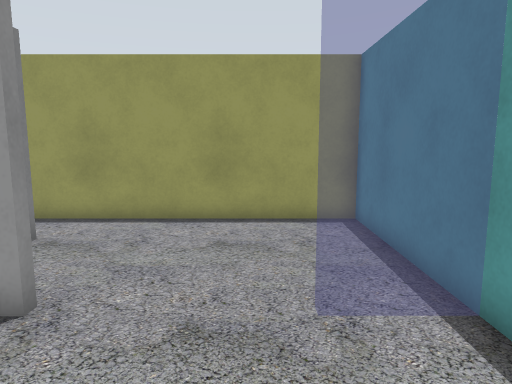
view 1 (above)

17 first-person views from a walk through a robot-simulator world made for Gazebo. The camera is 1.2 m above the floor, tilts 8° down and sees 70° across. The floor is counted in squares, 0.5 m on a side. Each view is taken from the middle of a square. On the plan, view 1 faces up. The plan holds only what a view shows up to about 20 squares ahead; the rest is blank. The place goes on beyond the plan.

view 2
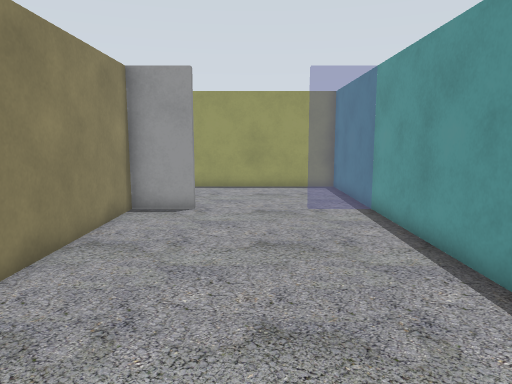

view 3
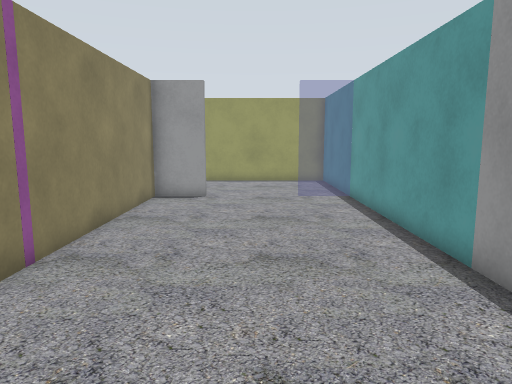

view 4
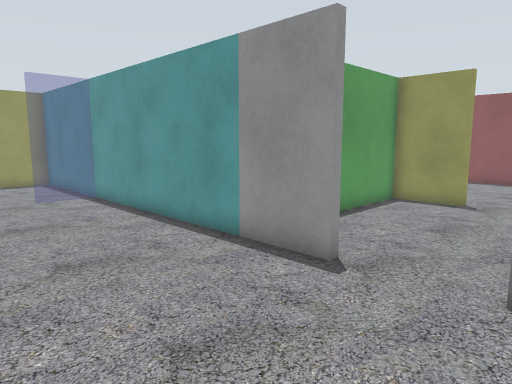

view 5
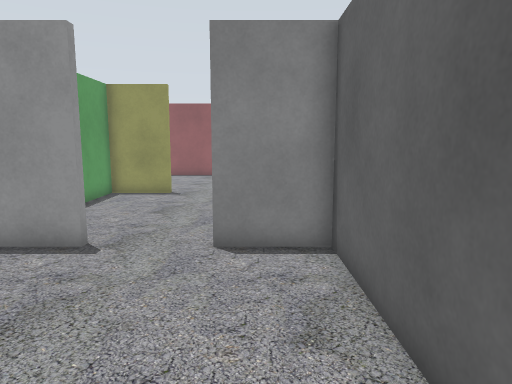

view 6
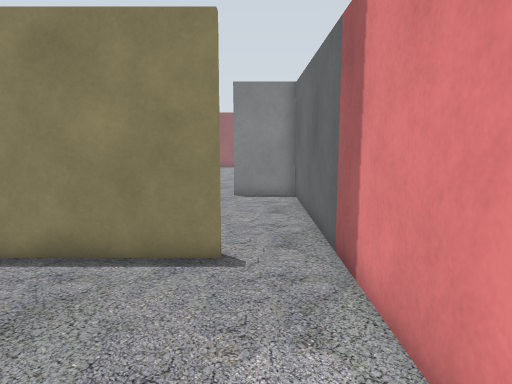

view 7
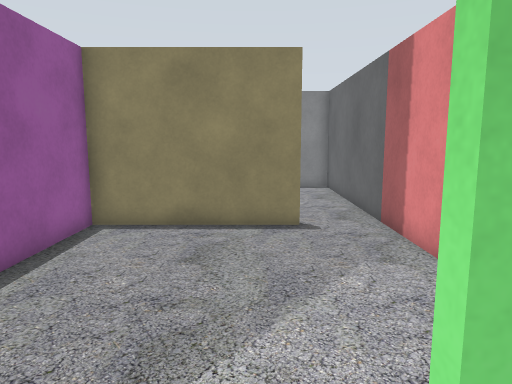

view 8
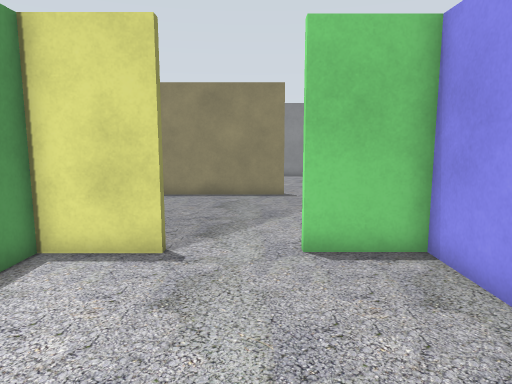

view 9
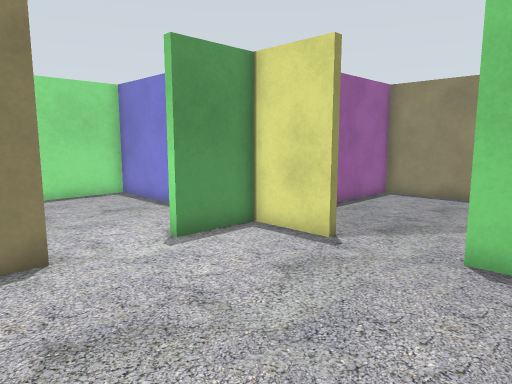

view 10
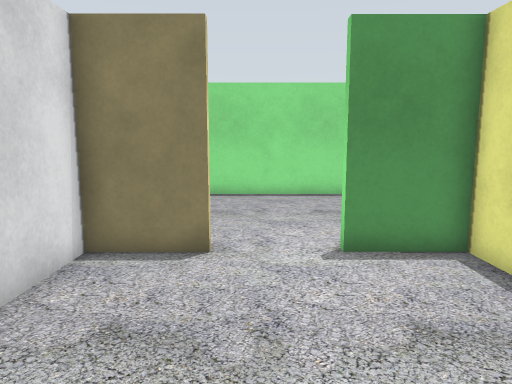

view 11
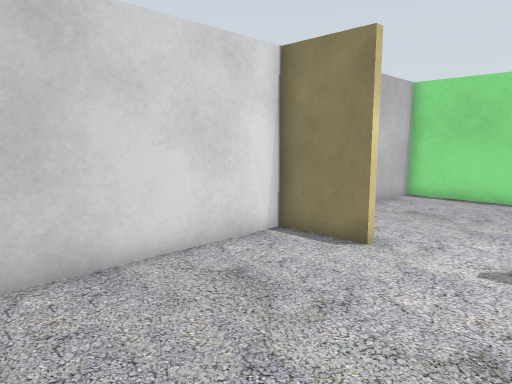

view 12
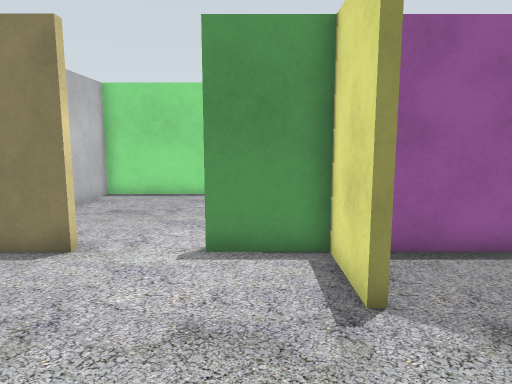

view 13
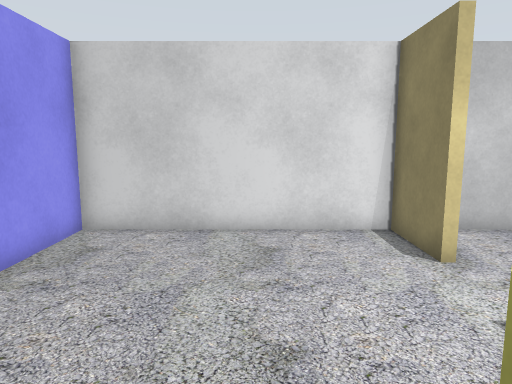

view 14
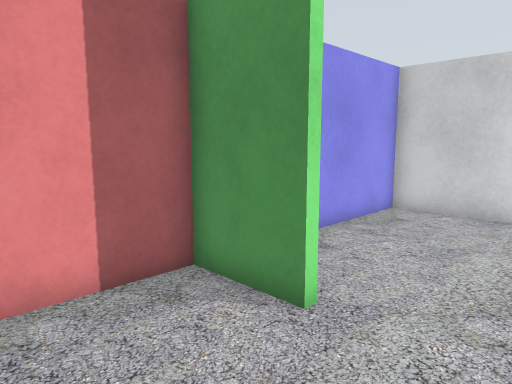

view 15
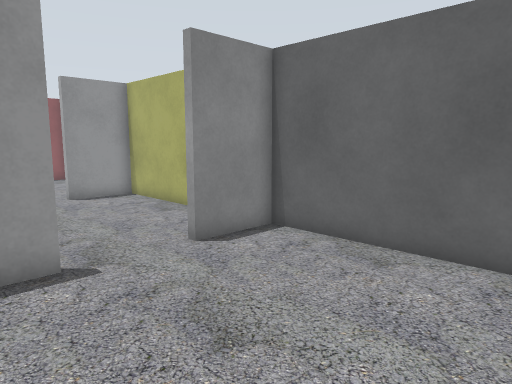

view 16
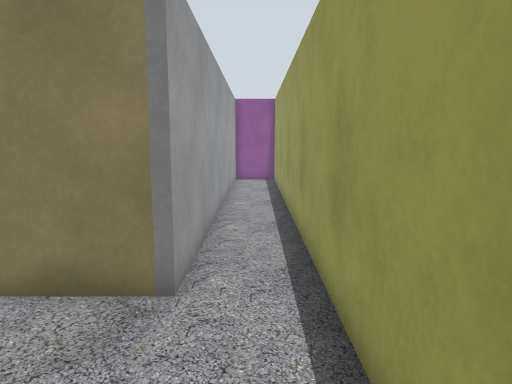

view 17
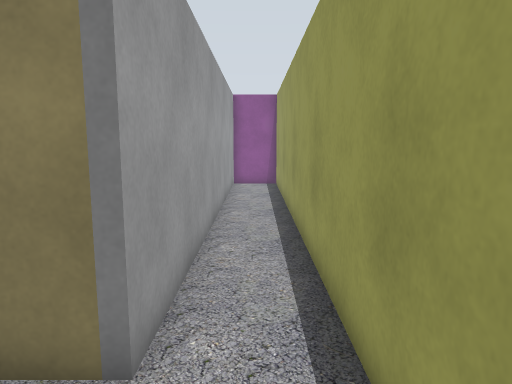

### Floor plan
Ten units are one square. View 1 is at (0, 0); x grows to the right and y downward. Boxes are objects, and circles mark ways between rooms. Rooms are numbered by the first view taken in them; rooms with no view inside come last. Other rooms are left out.
<svg viewBox="-232 -116 268 248">
<path fill="none" stroke="#000" d="M31 70 31 -49M-31 -48 -54 -48 -54 50M-46 127 31 127 31 100M-140 100 -140 127 -46 127M-140 70 -144 70M-57 104 -57 43 -131 43M-200 43 -227 43 -227 127 -144 127 -144 100M-144 70 -144 43 -171 43 -171 39M31 -49 31 -111 -222 -111M-216 -88 -54 -88 -54 -60"/>
<circle cx="-50" cy="115" r="3" fill="#2a7"/>
<circle cx="-15" cy="-50" r="3" fill="#2a7"/>
<circle cx="-140" cy="85" r="3" fill="#2a7"/>
<text x="-10" y="30">1</text>
<text x="-100" y="90">2</text>
<text x="-190" y="80">3</text>
<text x="-70" y="-90">4</text>
</svg>
Room 1 opens to room 2. Room 1 opens to room 4. Room 2 opens to room 3.

Where each view was taken, in squares from view 1:
view 1: 0 up, 0 right, facing up
view 2: 8 down, 1 left, facing up
view 3: 11 down, 1 left, facing up
view 4: 11 down, 3 left, facing up-right
view 5: 11 down, 5 left, facing right
view 6: 11 down, 13 left, facing right
view 7: 9 down, 16 left, facing right
view 8: 9 down, 22 left, facing right
view 9: 12 down, 22 left, facing up-right
view 10: 12 down, 19 left, facing up
view 11: 12 down, 16 left, facing up-left
view 12: 12 down, 16 left, facing up
view 13: 8 down, 13 left, facing left
view 14: 7 down, 10 left, facing down-left
view 15: 5 down, 4 left, facing down-right
view 16: 10 up, 0 right, facing left
view 17: 10 up, 2 left, facing left
